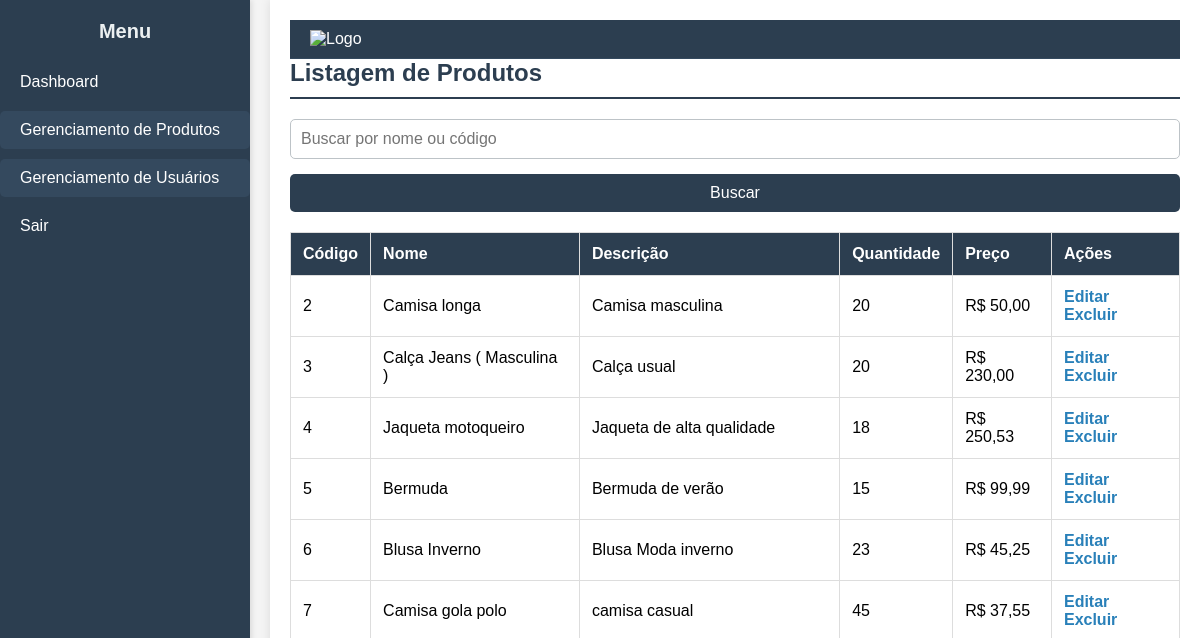
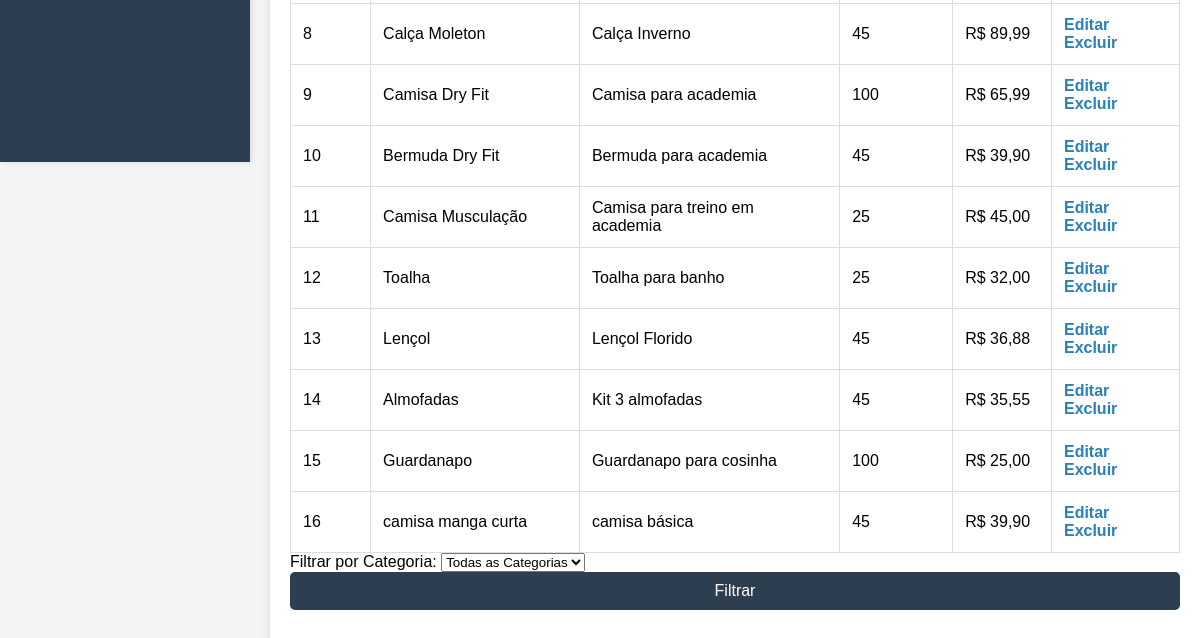
Page /listagem-produtos.php (signed in) on the earlier database version (2 pictures, top to bottom).
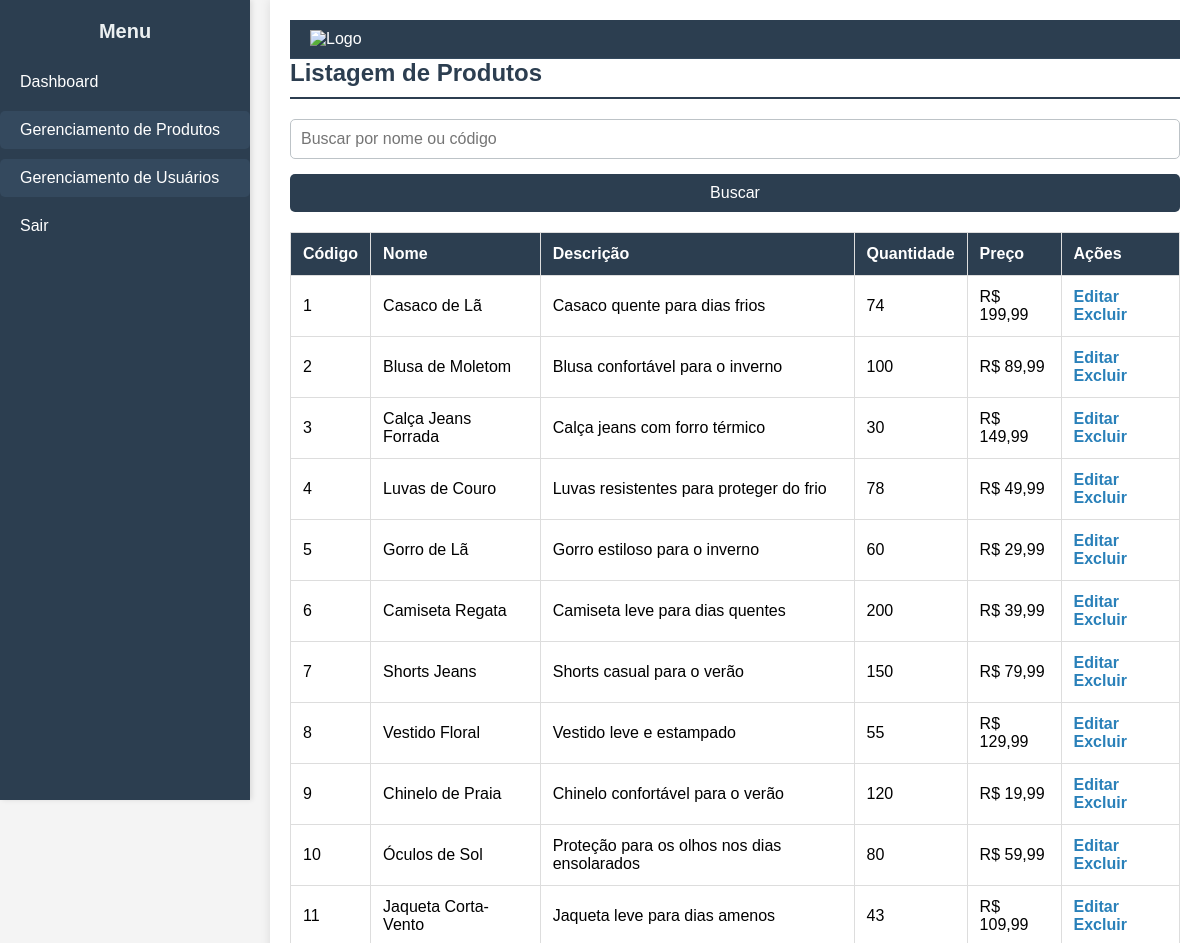
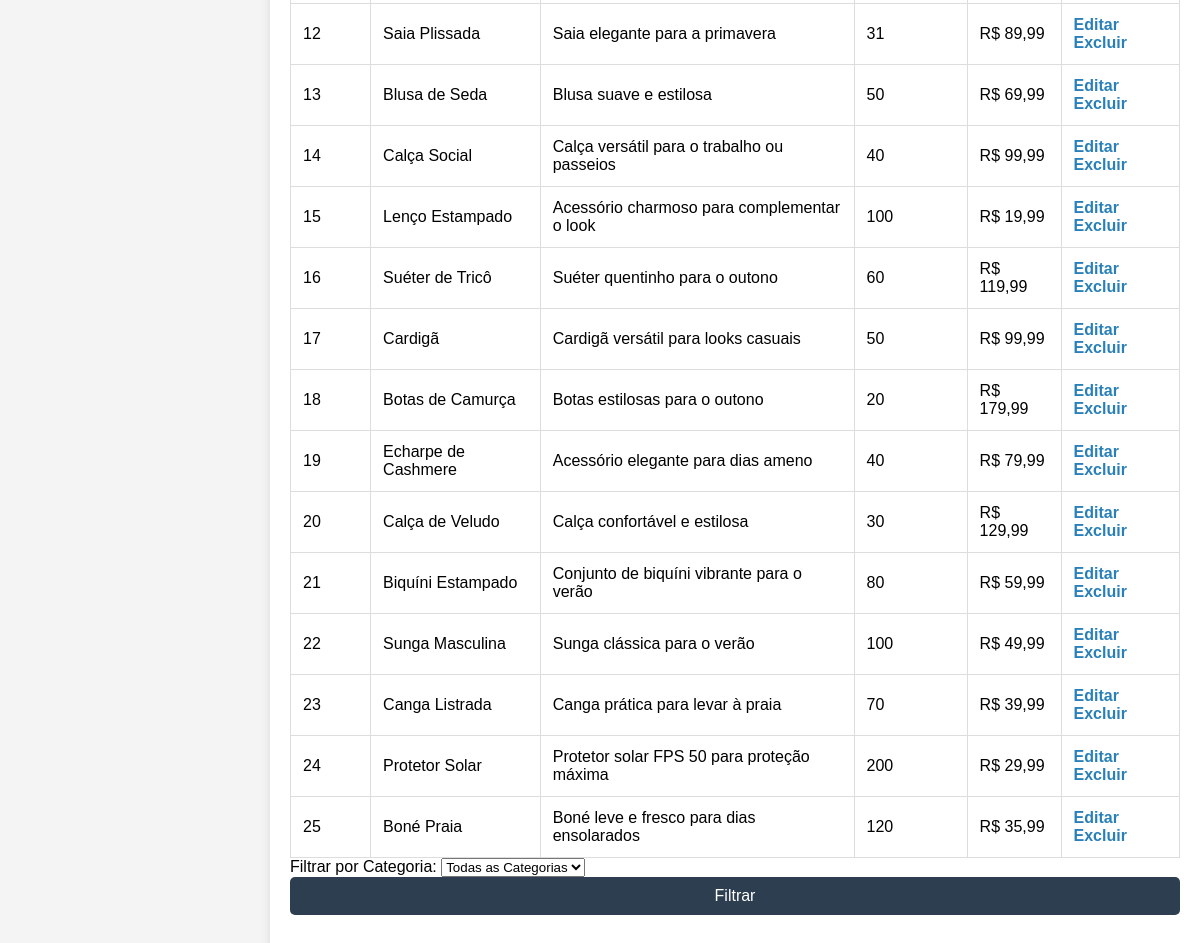
Same page on the later database version (2 pictures, top to bottom).
### tables this page shows
CREATE TABLE `produtos` (
  `id` int(11) NOT NULL,
  `nome` varchar(100) NOT NULL,
  `descricao` text DEFAULT NULL,
  `quantidade` int(11) NOT NULL,
  `preco` decimal(10,2) NOT NULL,
  `categoria_id` int(11) DEFAULT NULL
);

### listagem-produtos.php (the view, shortened to what this page needs)
<?php
include_once 'db/connect.php';
$busca = isset($_GET['busca']) ? trim($_GET['busca']) : '';
if ($busca) {
    $stmt = $pdo->prepare("SELECT * FROM produtos WHERE id = :id OR nome LIKE :nome");
    $stmt->bindValue(':id', $busca, PDO::PARAM_INT);
    $stmt->bindValue(':nome', '%' . $busca . '%', PDO::PARAM_STR);
    $stmt->execute();
} else {
    $stmt = $pdo->query("SELECT * FROM produtos");
}
$produtos = $stmt->fetchAll(PDO::FETCH_ASSOC);
?>
<!DOCTYPE html>
<html lang="pt-br">
<head>
    <link rel="stylesheet" href="css/style.css">
</head>
<body>
    <div class="container">
        <?php include_once 'includes/sidebar.php'; ?>
        <main class="content">
            <header class="header">
                <div class="logo">
                    <img src="https://bluefocus.com.br/sites/default/files/styles/medium/public/estoque.png?itok=1yVi8VcO" alt="Logo" width="50">
                </div>
            </header>
            <div class="scrollable-content">
                <h2>Listagem de Produtos</h2>
                <form method="GET" style="margin-bottom: 20px;">
                    <input type="text" name="busca" placeholder="Buscar por nome ou código" value="<?= htmlspecialchars($busca) ?>" required>
                    <button type="submit">Buscar</button>
                </form>
                <table>
                    <thead>
                        <tr>
                            <th>Código</th>
                            <th>Nome</th>
                            <th>Descrição</th>
                            <th>Quantidade</th>
                            <th>Preço</th>
                            <th>Ações</th>
                        </tr>
                    </thead>
                    <tbody>
                        <?php foreach ($produtos as $produto): ?>
                            <tr>
                                <td><?= $produto['id'] ?></td>
                                <td><?= htmlspecialchars($produto['nome']) ?></td>
                                <td><?= htmlspecialchars($produto['descricao']) ?></td>
                                <td><?= $produto['quantidade'] ?></td>
                                <td>R$ <?= number_format($produto['preco'], 2, ',', '.') ?></td>
                                <td>
                                    <a href="editar-produto.php?id=<?= $produto['id'] ?>">Editar</a>
                                    <a href="excluir-produto.php?id=<?= $produto['id'] ?>" onclick="return confirm('Tem certeza que deseja excluir este produto?')">Excluir</a>
                                </td>
                            </tr>
                        <?php endforeach; ?>
                    </tbody>
                </table>
            </div>
            <form method="GET" style="margin-bottom: 20px;">
                <label for="categoria_id">Filtrar por Categoria:</label>
                <select name="categoria_id" id="categoria_id">
                    <option value="">Todas as Categorias</option>
                </select>
                <button type="submit">Filtrar</button>
            </form>
        </main>
    </div>
</body>
</html>

### includes/sidebar.php (shortened to what this page needs)
<?php
$nivel_acesso = $_SESSION['nivel_acesso'];
?>
<aside class="sidebar">
    <h2>Menu</h2>
    <ul>
        <li><a href="dashboard.php">Dashboard</a></li>
        <li class="submenu">
            <span class="submenu-title">Gerenciamento de Produtos</span>
        </li>
        <?php if ($nivel_acesso == 'admin'): ?>
            <li class="submenu">
                <span class="submenu-title">Gerenciamento de Usuários</span>
            </li>
        <?php endif; ?>
        <li><a href="logout.php">Sair</a></li>
    </ul>
</aside>

### css/style.css (style rules this page uses)
* { margin: 0; padding: 0; box-sizing: border-box; }
body { font-family: Arial, sans-serif; background-color: #f4f4f4; display: flex; min-height: 100vh; }
.header { display: flex; justify-content: space-between; align-items: center; padding: 10px 20px; background-color: #2c3e50; color: white; font-size: 16px; border-bottom: 1px solid #34495e; }
.header .logo img { height: 40px; }
.container { display: flex; width: 100%; }
.sidebar { width: 250px; background-color: #2c3e50; color: white; height: 100vh; position: fixed; transition: all 0.3s ease; box-shadow: 2px 0 5px rgba(0, 0, 0, 0.1); }
.sidebar h2 { text-align: center; margin: 20px 0; font-size: 20px; font-weight: bold; color: #ecf0f1; }
.sidebar ul { list-style: none; }
.sidebar ul li { margin-bottom: 10px; }
.sidebar ul li a { color: white; text-decoration: none; font-size: 16px; display: block; padding: 10px 20px; border-radius: 5px; transition: background-color 0.3s ease; }
.submenu { margin-bottom: 10px; }
.submenu-title { display: block; padding: 10px 20px; background-color: #34495e; color: white; font-size: 16px; cursor: pointer; border-radius: 5px; transition: background-color 0.3s ease; }
.content { margin-left: 270px; padding: 20px; width: calc(100% - 270px); background-color: #ffffff; box-shadow: 0 0 10px rgba(0, 0, 0, 0.1); min-height: 100vh; transition: margin-left 0.3s ease; }
.content h2 { color: #2c3e50; font-size: 24px; margin-bottom: 20px; border-bottom: 2px solid #2c3e50; padding-bottom: 10px; }
form input, form textarea, form button { display: block; width: 100%; margin-bottom: 15px; padding: 10px; border: 1px solid #bdc3c7; border-radius: 5px; font-size: 16px; }
form button { background-color: #2c3e50; color: white; border: none; cursor: pointer; transition: background-color 0.3s ease; }
table { width: 100%; border-collapse: collapse; margin-top: 20px; font-size: 16px; }
table th, table td { border: 1px solid #ddd; padding: 12px; text-align: left; }
table th { background-color: #2c3e50; color: white; }
table td a { color: #2980b9; text-decoration: none; font-weight: bold; transition: color 0.3s ease; }

Differences in the rows shown:
added produtos: id "1", nome "Casaco de Lã", descricao "Casaco quente para dias frios", quantidade "74", preco "199,99"
changed produtos id 2: nome "Camisa longa" → "Blusa de Moletom"; descricao "Camisa masculina" → "Blusa confortável para o inverno"; quantidade "20" → "100"; preco "50,00" → "89,99"
changed produtos id 3: nome "Calça Jeans ( Masculina )" → "Calça Jeans Forrada"; descricao "Calça usual" → "Calça jeans com forro térmico"; quantidade "20" → "30"; preco "230,00" → "149,99"
changed produtos id 4: nome "Jaqueta motoqueiro" → "Luvas de Couro"; descricao "Jaqueta de alta qualidade" → "Luvas resistentes para proteger do frio"; quantidade "18" → "78"; preco "250,53" → "49,99"
changed produtos id 5: nome "Bermuda" → "Gorro de Lã"; descricao "Bermuda de verão" → "Gorro estiloso para o inverno"; quantidade "15" → "60"; preco "99,99" → "29,99"
changed produtos id 6: nome "Blusa Inverno" → "Camiseta Regata"; descricao "Blusa Moda inverno" → "Camiseta leve para dias quentes"; quantidade "23" → "200"; preco "45,25" → "39,99"
changed produtos id 7: nome "Camisa gola polo" → "Shorts Jeans"; descricao "camisa casual" → "Shorts casual para o verão"; quantidade "45" → "150"; preco "37,55" → "79,99"
changed produtos id 8: nome "Calça Moleton" → "Vestido Floral"; descricao "Calça Inverno" → "Vestido leve e estampado"; quantidade "45" → "55"; preco "89,99" → "129,99"
changed produtos id 9: nome "Camisa Dry Fit" → "Chinelo de Praia"; descricao "Camisa para academia" → "Chinelo confortável para o verão"; quantidade "100" → "120"; preco "65,99" → "19,99"
changed produtos id 10: nome "Bermuda Dry Fit" → "Óculos de Sol"; descricao "Bermuda para academia" → "Proteção para os olhos nos dias ensolarados"; quantidade "45" → "80"; preco "39,90" → "59,99"
changed produtos id 11: nome "Camisa Musculação" → "Jaqueta Corta-Vento"; descricao "Camisa para treino em academia" → "Jaqueta leve para dias amenos"; quantidade "25" → "43"; preco "45,00" → "109,99"
changed produtos id 12: nome "Toalha" → "Saia Plissada"; descricao "Toalha para banho" → "Saia elegante para a primavera"; quantidade "25" → "31"; preco "32,00" → "89,99"
changed produtos id 13: nome "Lençol" → "Blusa de Seda"; descricao "Lençol Florido" → "Blusa suave e estilosa"; quantidade "45" → "50"; preco "36,88" → "69,99"
changed produtos id 14: nome "Almofadas" → "Calça Social"; descricao "Kit 3 almofadas" → "Calça versátil para o trabalho ou passeios"; quantidade "45" → "40"; preco "35,55" → "99,99"
changed produtos id 15: nome "Guardanapo" → "Lenço Estampado"; descricao "Guardanapo para cosinha" → "Acessório charmoso para complementar o look"; preco "25,00" → "19,99"
changed produtos id 16: nome "camisa manga curta" → "Suéter de Tricô"; descricao "camisa básica" → "Suéter quentinho para o outono"; quantidade "45" → "60"; preco "39,90" → "119,99"
added produtos: id "17", nome "Cardigã", descricao "Cardigã versátil para looks casuais", quantidade "50", preco "99,99"
added produtos: id "18", nome "Botas de Camurça", descricao "Botas estilosas para o outono", quantidade "20", preco "179,99"
added produtos: id "19", nome "Echarpe de Cashmere", descricao "Acessório elegante para dias ameno", quantidade "40", preco "79,99"
added produtos: id "20", nome "Calça de Veludo", descricao "Calça confortável e estilosa", quantidade "30", preco "129,99"
added produtos: id "21", nome "Biquíni Estampado", descricao "Conjunto de biquíni vibrante para o verão", quantidade "80", preco "59,99"
added produtos: id "22", nome "Sunga Masculina", descricao "Sunga clássica para o verão", quantidade "100", preco "49,99"
added produtos: id "23", nome "Canga Listrada", descricao "Canga prática para levar à praia", quantidade "70", preco "39,99"
added produtos: id "24", nome "Protetor Solar", descricao "Protetor solar FPS 50 para proteção máxima", quantidade "200", preco "29,99"
added produtos: id "25", nome "Boné Praia", descricao "Boné leve e fresco para dias ensolarados", quantidade "120", preco "35,99"
